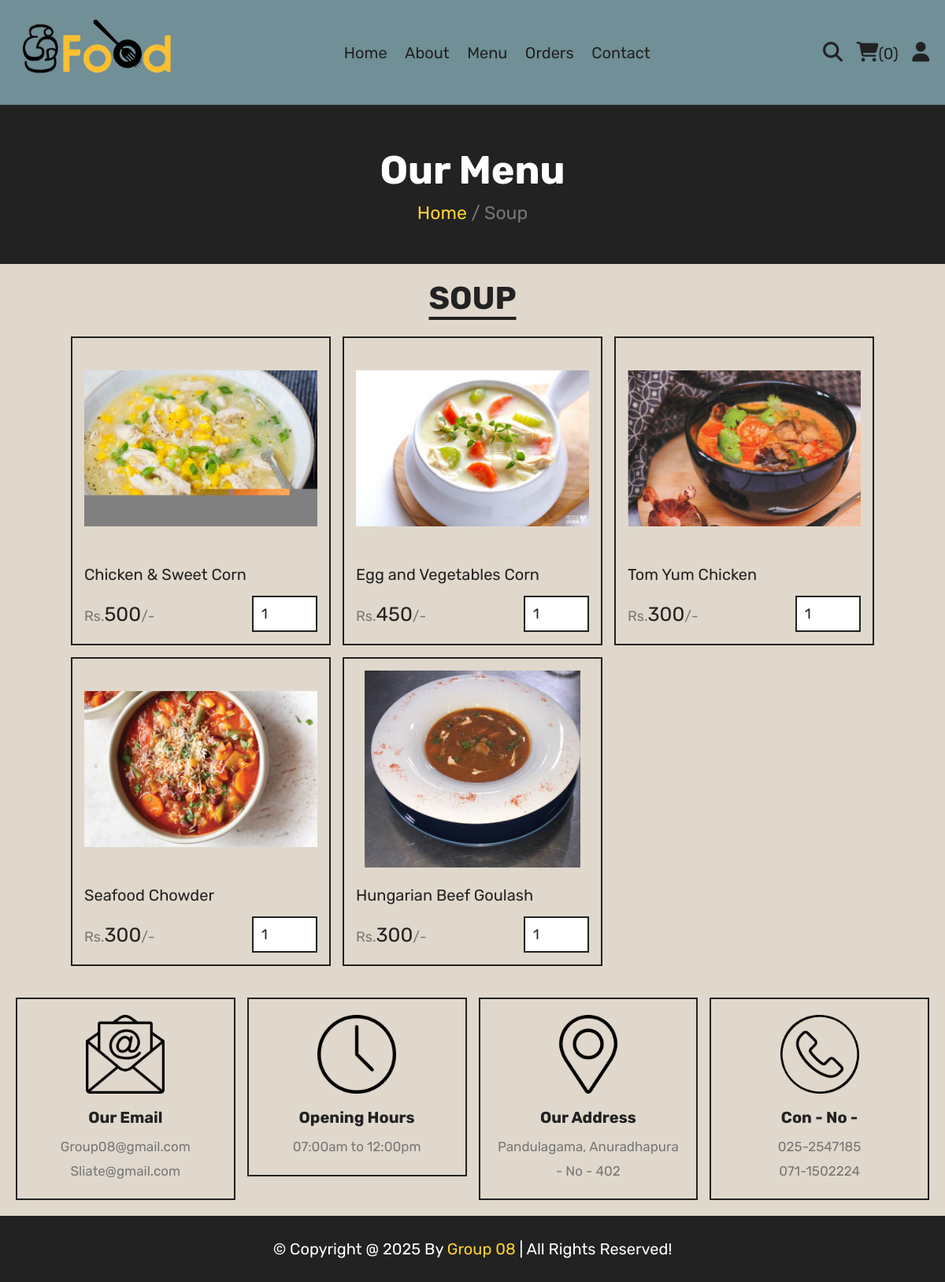
The app's page /sup.php with its own data.
### tables this page shows
CREATE TABLE `sup` (
  `id` int(100) NOT NULL,
  `name` varchar(100) NOT NULL,
  `price` int(10) NOT NULL,
  `image` varchar(100) NOT NULL,
  `category` varchar(100) NOT NULL
);

### sup.php (the view, shortened to what this page needs)
<?php
include 'components/connect.php';
?>
<!DOCTYPE html>
<html lang="en">
<head>
   <link rel="stylesheet" href="https://cdnjs.cloudflare.com/ajax/libs/font-awesome/6.1.1/css/all.min.css">
   <link rel="stylesheet" href="css/style.css">
   <link rel="stylesheet" href="css/back.css">
   <link rel="stylesheet" href="css/newbk.css">
   <link rel="stylesheet" href="aaa.css">
</head>
<body>
<?php include 'components/user_header.php'; ?>
<div class="heading">
   <h3>our menu</h3>
   <p><a href="home.php">Home</a> <span> / Soup</span></p>
</div>
<section class="products">
   <h1 class="title">Soup</h1>
   <div class="box-container">
      <?php
         $select_products = $conn->prepare("SELECT * FROM `sup`");
         $select_products->execute();
         if($select_products->rowCount() > 0){
            while($fetch_products = $select_products->fetch(PDO::FETCH_ASSOC)){
      ?>
      <form action="" method="post" class="box">
         <img src="uploaded_img/<?= $fetch_products['image']; ?>" alt="">
         <div class="name"><?= $fetch_products['name']; ?></div>
         <div class="flex">
            <div class="price"><span>Rs.</span><?= $fetch_products['price']; ?><span>/-</span></div>
            <input type="number" name="qty" class="qty" min="1" max="99" value="1" maxlength="2"">
         </div>
      </form>
      <?php
            }
         }else{
            echo '<p class="empty">no products added yet!</p>';
         }
      ?>
   </div>
</section>
<?php include 'components/footer.php'; ?>
</body>
</html>

### css/style.css (style rules this page uses)
:root { --yellow:#fed330; --red:#e74c3c; --white:#fff; --black:#222; --light-color:#777; --border:.2rem solid var(--black); }
* { font-family: 'Rubik', sans-serif; margin:0; padding:0; box-sizing: border-box; outline: none; border: none; text-decoration: none; }
html { font-size: 62.5%; overflow-x: hidden; scroll-behavior: smooth; stop-opacity: 7rem; }
section { margin:0 auto; max-width: 1200px; padding:2rem; }
.title { text-align: center; margin-bottom: 2.5rem; font-size: 4rem; color:var(--black); text-transform: uppercase; text-decoration: underline; text-underline-offset: 1rem; }
.heading { display: flex; align-items: center; justify-content: center; gap:1rem; flex-flow: column; background-color: var(--black); min-height: 20rem; }
.heading h3 { font-size: 5rem; color:var(--white); text-transform: capitalize; }
.heading p { font-size: 2.3rem; color:var(--light-color); }
.heading p a { color:var(--yellow); }
.products .box-container { display: grid; grid-template-columns: repeat(auto-fit, 33rem); justify-content: center; align-items: flex-start; gap:1.5rem; }
.products .box-container .box { border:var(--border); padding:1.5rem; position: relative; overflow: hidden; }
.products .box-container .box img { height: 25rem; width: 100%; object-fit: contain; margin-bottom: 1rem; }
.products .box-container .box .name { font-size: 2rem; color:var(--black); margin:1rem 0; }
.products .box-container .box .flex { display: flex; align-items: center; gap:1rem; margin-top: 1.5rem; }
.products .box-container .box .flex .price { margin-right: auto; font-size: 2.5rem; color:var(--black); }
.products .box-container .box .flex .price span { color:var(--light-color); font-size: 1.8rem; }
.products .box-container .box .flex .qty { padding:1rem; border:var(--border); font-size: 1.8rem; color:var(--black); }

### css/back.css (style rules this page uses)
body { background-color: lightblue; }

### css/newbk.css (style rules this page uses)
body { background-color: lightsteelblue; }

### aaa.css (style rules this page uses)
body { background-color:#E0D8CC ; }

### records on screen
sup: image (picture), name "Chicken & Sweet Corn", price "500"
sup: image (picture), name "Egg and Vegetables Corn", price "450"
sup: image (picture), name "Tom Yum Chicken", price "300"
sup: image (picture), name "Seafood Chowder", price "300"
sup: image (picture), name "Hungarian Beef Goulash", price "300"

### other values on screen
$total_cart_items "0"
